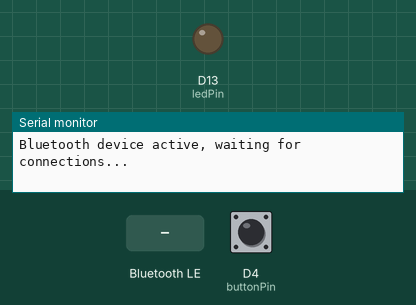
This sketch was run on a simulated Arduino Nano 33 IoT. On the bench: output pins drawn as LEDs (lit = HIGH), the last lines printed to the serial monitor. Inputs (shaded band) come from the test bench; at power-on: D4 (buttonPin) LOW. Nothing arrives over Bluetooth unless stated; a phone connects over Bluetooth LE 3 s after start.

Above: at 1.2 s.
1.3 s: D4 (buttonPin) pulled HIGH for 0.15 s
At 1.37 s:
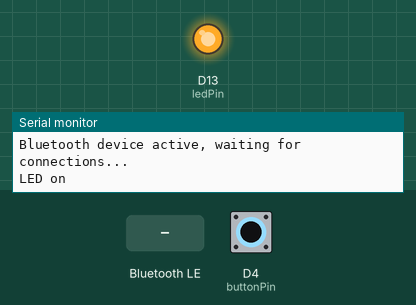
2.9 s: D4 (buttonPin) pulled HIGH for 3.2 s
At 6.8 s:
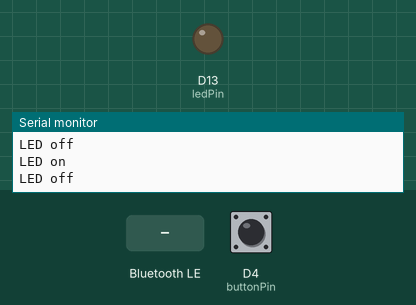
7.6 s: Bluetooth LE write "1" received
At 8.0 s:
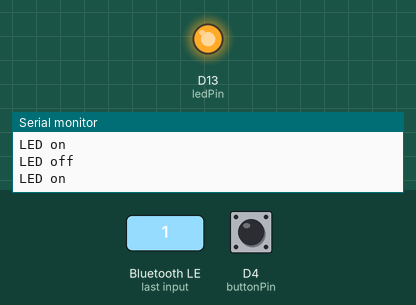
Timing chart, 0 to 10.6 s (numbered marks = the images above; inputs shaded):
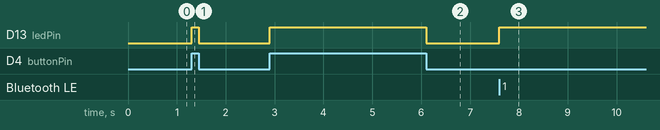

The sketch:

ButtonLED.ino
```cpp
// Hardware used Arduino mkr 1010

#include <ArduinoBLE.h>

const int ledPin = LED_BUILTIN; // set ledPin to on-board LED
const int buttonPin = 4; // set buttonPin to digital pin 4

BLEService ledService("4cc4513b-1b63-4c93-a419-dddaeae3fdc7"); // create service

// create switch characteristic and allow remote device to read and write
BLEByteCharacteristic ledCharacteristic("ef9534b9-2c24-4ddc-b9b2-fc690ecf4cb4", BLERead | BLEWrite);
// create button characteristic and allow remote device to get notifications
BLEByteCharacteristic buttonCharacteristic("db07a43f-07e3-4857-bccc-f01abfb8845c", BLERead | BLENotify);

void setup() {
  Serial.begin(9600);
  while (!Serial);

  pinMode(ledPin, OUTPUT); // use the LED as an output
  pinMode(buttonPin, INPUT); // use button pin as an input

  // begin initialization
  if (!BLE.begin()) {
    Serial.println("starting BLE failed!");

    while (1);
  }

  // set the local name peripheral advertises
  BLE.setLocalName("ButtonLED");
  // set the UUID for the service this peripheral advertises:
  BLE.setAdvertisedService(ledService);

  // add the characteristics to the service
  ledService.addCharacteristic(ledCharacteristic);
  ledService.addCharacteristic(buttonCharacteristic);

  // add the service
  BLE.addService(ledService);

  ledCharacteristic.writeValue(0);
  buttonCharacteristic.writeValue(0);

  // start advertising
  BLE.advertise();

  Serial.println("Bluetooth device active, waiting for connections...");
}

void loop() {
  // poll for BLE events
  BLE.poll();

  // read the current button pin state
  char buttonValue = digitalRead(buttonPin);

  // has the value changed since the last read
  boolean buttonChanged = (buttonCharacteristic.value() != buttonValue);

  if (buttonChanged) {
    // button state changed, update characteristics
    ledCharacteristic.writeValue(buttonValue);
    buttonCharacteristic.writeValue(buttonValue);
  }

  if (ledCharacteristic.written() || buttonChanged) {
    // update LED, either central has written to characteristic or button state has changed
    if (ledCharacteristic.value()) {
      Serial.println("LED on");
      digitalWrite(ledPin, HIGH);
    } else {
      Serial.println("LED off");
      digitalWrite(ledPin, LOW);
    }
  }
}
```

Measured:
- after the input at 1.3 s, D13 (ledPin): LOW → HIGH at once, → LOW 0.15 s later
- after the input at 2.9 s, D13 (ledPin): LOW → HIGH at once, → LOW 3.2 s later
- after the input at 7.6 s, D13 (ledPin): LOW → HIGH at once
